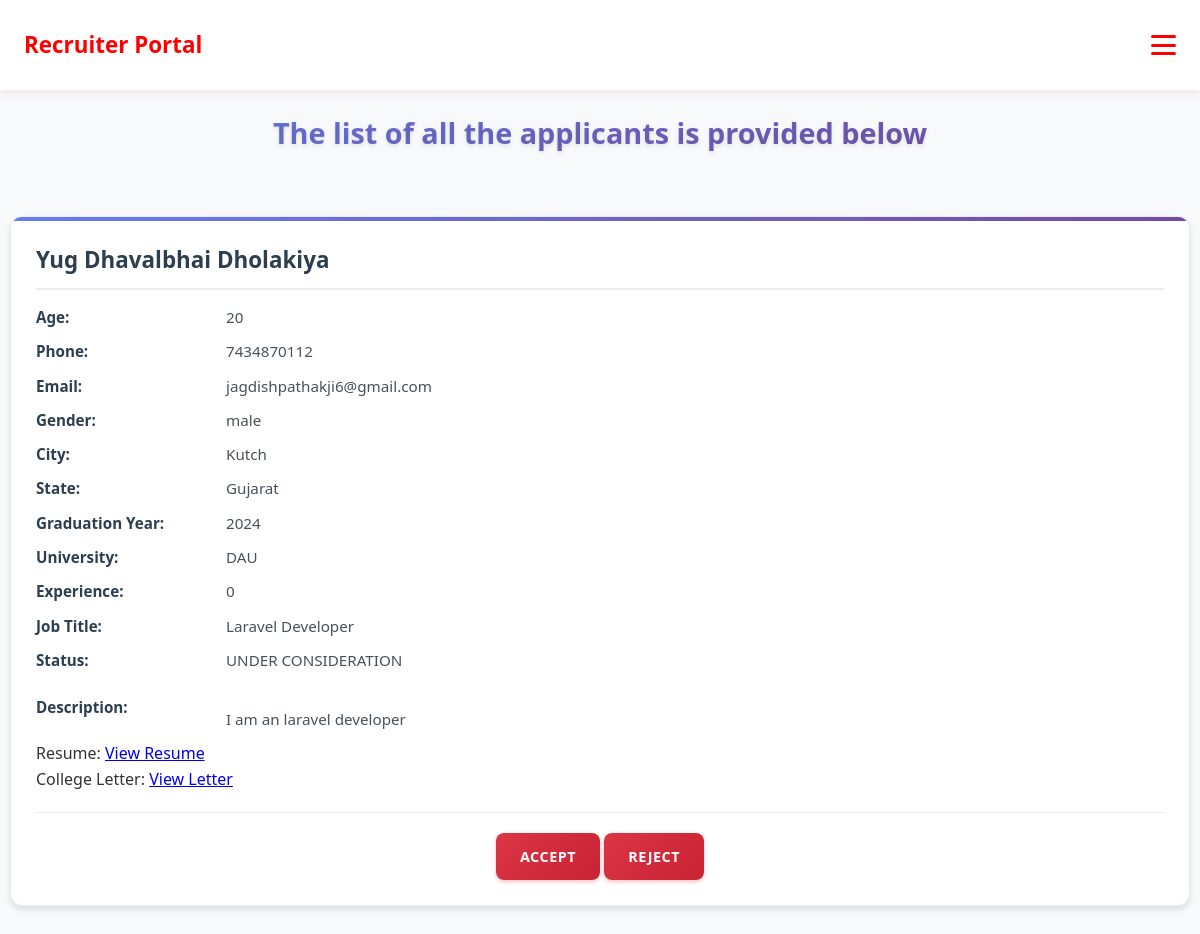
The app's page /webpages/recruiter/manageapplication.php (signed in) with its own data.
### tables this page shows
CREATE TABLE `appliers` (
  `FIRSTNAME` varchar(25) NOT NULL,
  `MIDDLENAME` varchar(25) NOT NULL,
  `LASTNAME` varchar(25) NOT NULL,
  `AGE` int(3) NOT NULL,
  `PHONE` varchar(12) NOT NULL,
  `EMAIL` varchar(50) NOT NULL,
  `GRADYEAR` int(3) NOT NULL,
  `UNIVERSITY` varchar(50) NOT NULL,
  `EXPEREINCE` int(3) NOT NULL,
  `DESCRIPTION` varchar(500) NOT NULL,
  `RESUME_PATH` varchar(150) NOT NULL,
  `COLLEGE_LETTER_PATH` varchar(150) NOT NULL,
  `STATUS` varchar(30) NOT NULL,
  `JOBTITLE` varchar(50) NOT NULL,
  `GENDER` varchar(30) NOT NULL,
  `CITY` varchar(30) NOT NULL,
  `STATE` varchar(30) NOT NULL
);

### webpages/recruiter/manageapplication.php (the view, shortened to what this page needs)
<?php
    require("../recruiternavbar.php");
    require("../../dbconn.php");
    $sql = "SELECT * FROM APPLIERS WHERE STATUS = 'UNDER CONSIDERATION'";
    $result = $conn->query($sql);
    $no_data = null;
?>
<!DOCTYPE html>
<html lang="en">
<head>
    <link rel="stylesheet" href="../../styles/manageapp_.css">
</head>
<body>
    <h3>The list of all the applicants is provided below</h3>
    <?php if ($no_data): ?>
    <div class="no-data"><?php echo $no_data; ?> </div>
    <?php else: ?>
        <div class="scroll-container">
            <?php while ($row = $result->fetch_assoc()): ?>
                <div class="applicant-card">
                    <h4><?php echo htmlspecialchars($row['FIRSTNAME'] . " " . $row['MIDDLENAME'] . " " . $row['LASTNAME']); ?></h4>
                    <p><strong>Age:</strong> <?php echo $row['AGE']; ?></p>
                    <p><strong>Phone:</strong> <?php echo $row['PHONE']; ?></p>
                    <p><strong>Email:</strong> <?php echo $row['EMAIL']; ?></p>
                    <p><strong>Gender:</strong> <?php echo $row['GENDER']; ?></p>
                    <p><strong>City:</strong> <?php echo $row['CITY']; ?></p>
                    <p><strong>State:</strong> <?php echo $row['STATE']; ?></p>
                    <p><strong>Graduation Year:</strong> <?php echo $row['GRADYEAR']; ?></p>
                    <p><strong>University:</strong> <?php echo $row['UNIVERSITY']; ?></p>
                    <p><strong>Experience:</strong> <?php echo $row['EXPEREINCE']; ?></p>
                    <p><strong>Job Title:</strong> <?php echo $row['JOBTITLE']; ?></p>
                    <p><strong>Status:</strong> <?php echo $row['STATUS']; ?></p>
                    <p><strong>Description:</strong><br> <?php echo ($row['DESCRIPTION']); ?></p>
                    <div class="info">
                        <span>Resume:</span>
                        <a href="/INTERNSHIP_PROJECT/backend/<?php echo htmlspecialchars($row['RESUME_PATH']); ?>"  rel="noopener noreferrer">View Resume</a>
                    </div>
                    <div class="info">
                        <span>College Letter:</span>
                        <a href="/INTERNSHIP_PROJECT/backend/<?php echo htmlspecialchars($row['COLLEGE_LETTER_PATH']); ?>" rel="noopener noreferrer">View Letter</a>
                    </div>
                    <div class="action-buttons">
                        <a href="/INTERNSHIP_PROJECT/backend/accept.php?email=<?php echo urlencode($row['EMAIL']); ?>" class="accept-btn">Accept</a>
                        <a href="/INTERNSHIP_PROJECT/backend/reject.php?email=<?php echo urlencode($row['EMAIL']); ?>" class="accept-btn">Reject</a>
                    </div>
                </div>
            <?php endwhile; ?>
        </div>
    <?php endif; ?>
</body>
</html>

### styles/manageapp_.css (style rules this page uses)
* { margin: 0; padding: 0; box-sizing: border-box; }
body { font-family: 'Segoe UI', Tahoma, Geneva, Verdana, sans-serif; line-height: 1.6; color: #333; background-color: #f8f9fa; min-height: 100vh; }
h3 { text-align: center; color: #2c3e50; margin-bottom: 30px; font-size: 1.8rem; font-weight: 600; padding: 20px; background: linear-gradient(135deg, #667eea 0%, #764ba2 100%); background-clip: text; -webkit-background-clip: text; -webkit-text-fill-color: transparent; text-shadow: 0 2px 4px rgba(0,0,0,0.1); }
.scroll-container { max-height: 80vh; overflow-y: auto; padding: 10px; scroll-behavior: smooth; }
.applicant-card { background: #fff; border-radius: 12px; padding: 25px; margin-bottom: 20px; box-shadow: 0 4px 6px rgba(0, 0, 0, 0.1); border: 1px solid #e9ecef; transition: all 0.3s ease; position: relative; overflow: hidden; }
.applicant-card::before { content: ''; position: absolute; top: 0; left: 0; width: 100%; height: 4px; background: linear-gradient(90deg, #667eea 0%, #764ba2 100%); }
.applicant-card h4 { color: #2c3e50; font-size: 1.4rem; font-weight: 700; margin-bottom: 15px; padding-bottom: 10px; border-bottom: 2px solid #e9ecef; }
.applicant-card p { margin-bottom: 10px; font-size: 0.95rem; color: #495057; display: flex; align-items: center; }
.applicant-card p strong { color: #2c3e50; font-weight: 600; min-width: 180px; margin-right: 10px; }
.action-buttons { margin-top: 20px; padding-top: 20px; border-top: 1px solid #e9ecef; text-align: center; }
.accept-btn { display: inline-block; background: linear-gradient(135deg, #dc3545 0%, #c82333 100%); color: #fff; text-decoration: none; padding: 12px 24px; border-radius: 8px; font-size: 0.9rem; font-weight: 600; transition: all 0.3s ease; box-shadow: 0 2px 4px rgba(220, 53, 69, 0.3); text-transform: uppercase; letter-spacing: 0.5px; }
.applicant-card { animation: fadeInUp 0.5s ease-out; }

### webpages/recruiternavbar.php (style rules this page uses)
:root { --red-primary: red; --red-dark: red; --red-light: #ef9a9a; --white: #ffffff; --gray-light: #fafafa; --transition-speed: 0.3s; --navbar-height: 90px; }
* { box-sizing: border-box; margin: 0; padding: 0; }
body { font-family: "Segoe UI", Tahoma, Geneva, Verdana, sans-serif; background-color: var(--gray-light); color: var(--red-dark); }

### records on screen
appliers: FIRSTNAME+MIDDLENAME+LASTNAME "Yug Dhavalbhai Dholakiya", AGE "20", PHONE "7434870112", EMAIL "jagdishpathakji6@gmail.com", GENDER "male", CITY "Kutch", STATE "Gujarat", GRADYEAR "2024", UNIVERSITY "DAU", EXPEREINCE "0", JOBTITLE "Laravel Developer", STATUS "UNDER CONSIDERATION", DESCRIPTION "I am an laravel developer"
